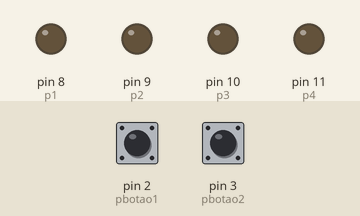
Bench run of a sketch on a simulated Arduino Uno, built with avr-gcc and run on an emulated ATmega328P. Parts: output pins drawn as LEDs (lit = HIGH). The inputs (shaded band) are chosen by the test bench; at power-on: pin 2 (pbotao1) LOW, pin 3 (pbotao2) LOW.

Above: at 1.2 s.
1.3 s: pin 2 (pbotao1) pulled HIGH for 0.15 s
At 1.37 s:
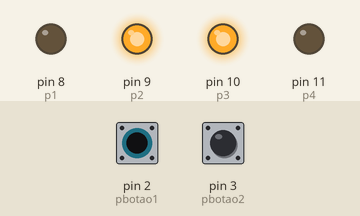
2.9 s: pin 2 (pbotao1) pulled HIGH for 3.2 s
At 6.6 s:
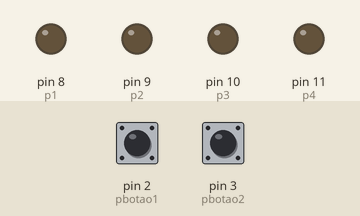
7.6 s: pin 3 (pbotao2) pulled HIGH for 3.2 s
At 8.9 s:
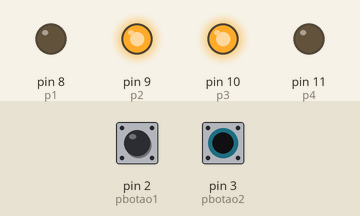
12.3 s: pin 2 (pbotao1) driven HIGH and pin 3 (pbotao2) driven HIGH
At 13.7 s:
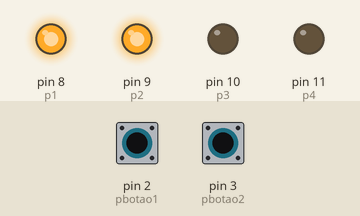
Timing chart, 0 to 14.8 s (numbered marks = the images above; inputs shaded):
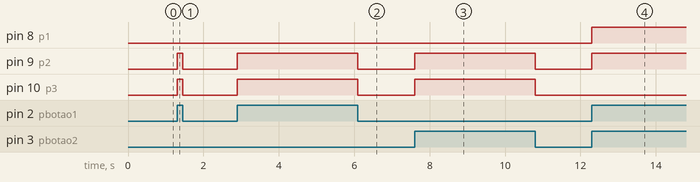

The sketch:

Exercicio3.ino
```cpp
#define p1 8      //definindo que o pino 8 se chama p1
#define p2 9      //definindo que o pino 9 se chama p2
#define p3 10     //definindo que o oino 10 se chama p3
#define p4 11     //definindo que o pino 11 se chama p4
#define pbotao1 2  //definindo que o pino 2 se chama pbotao1
#define pbotao2 3  //defininfo que o pino 3 se chama pbotao2

void setup() {
  pinMode(p1, OUTPUT);    //definindo p1 como OUTPUT
  pinMode(p2, OUTPUT);    //definindo p2 como OUTPUT
  pinMode(p3, OUTPUT);    //definindo p3 como OUTPUT
  pinMode(p4, OUTPUT);    //definindo p4 como OUTPUT
  pinMode(pbotao1, INPUT);   //define pbotao1 como INPUT
  pinMode(pbotao2, INPUT);   //define pbotao2 como INPUT
}

void loop() {
  bool botaoA = digitalRead(pbotao1);   //define que o botaoA é igual ao digitalRead do pbotao1
  bool botaoB = digitalRead(pbotao2);   //define que o botaoB é igual ao digitalRead do pbotao2
  if ((botaoA == 1) && (botaoB == 1)) {  //se botaoA e botaoB sao AUTO entao
    digitalWrite(p1, 1);  //p1 igual a AUTO
  } else{    //se nao
    digitalWrite(p1,0);   //p1 igual a BAIXO
  }
  if ((botaoA == 1) || (botaoB == 1)) {  //se botaoA ou botaoB sao AUTO entao
    digitalWrite(p2, 1);  //p2 igual a AUTO
  } else{    //se nao
    digitalWrite(p2,0);   //p2 igual a BAIXO
  }
  if ((botaoA == 1) ^ (botaoB == 1)) {  //se botaoA xor botaoB sao AUTO entao
    digitalWrite(p3, 1);  //p3 igual a AUTO
  } else{    //se nao
    digitalWrite(p3,0);   //p3 igual a BAIXO
  }
}
```

Measured:
- after the input at 1.3 s, pin 9 (p2), pin 10 (p3): LOW → HIGH at once, → LOW 0.15 s later
- after the input at 2.9 s, pin 9 (p2), pin 10 (p3): LOW → HIGH at once, → LOW 3.2 s later
- after the input at 7.6 s, pin 9 (p2), pin 10 (p3): LOW → HIGH at once, → LOW 3.2 s later
- after the input at 12.3 s, pin 8 (p1), pin 9 (p2): LOW → HIGH at once
